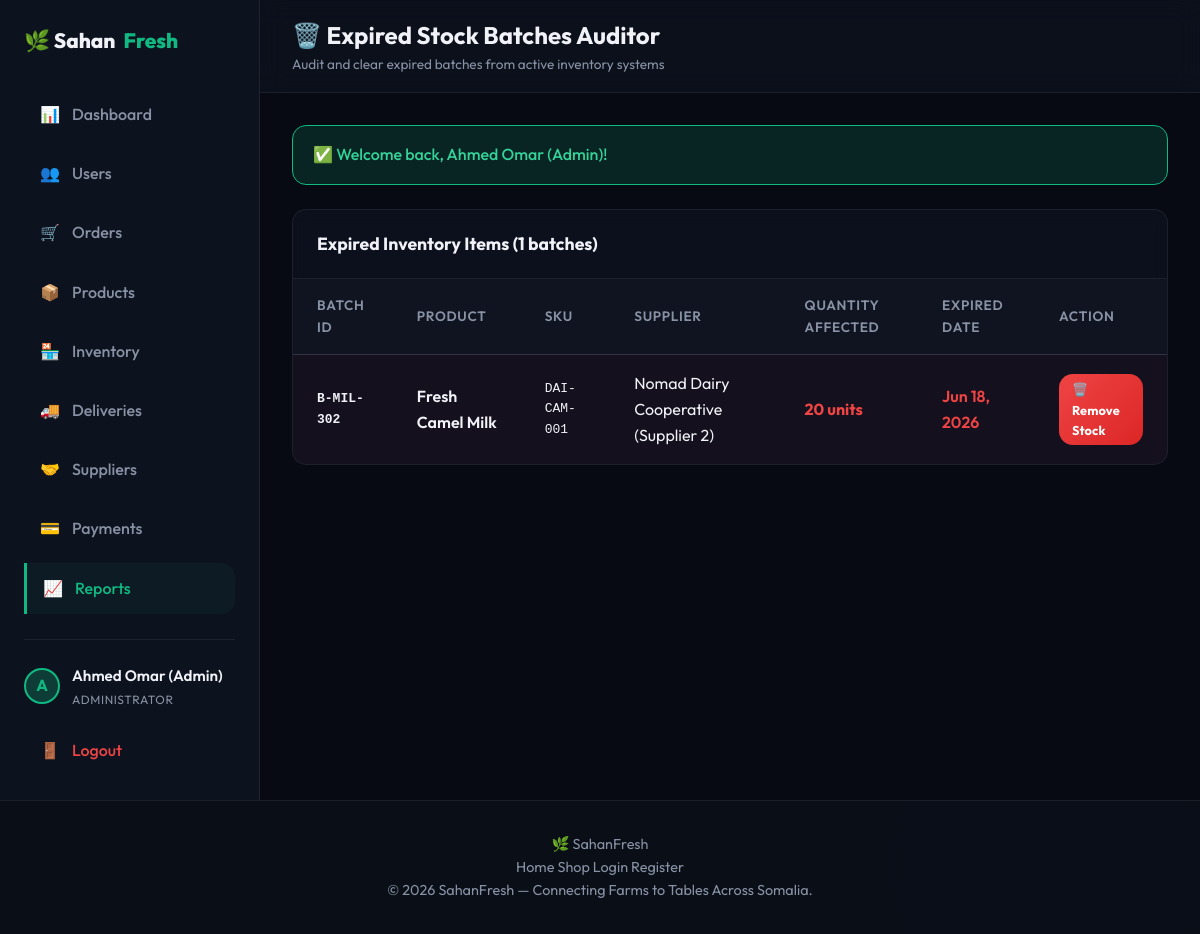
The app's page /reports/expired_products.php (signed in) with its own data.
### tables this page shows
CREATE TABLE IF NOT EXISTS `inventory_batches` (
  `id` INT AUTO_INCREMENT PRIMARY KEY,
  `product_id` INT NOT NULL,
  `batch_number` VARCHAR(50) NOT NULL,
  `quantity` INT NOT NULL DEFAULT 0,
  `expiry_date` DATE NOT NULL,
  `status` ENUM('active', 'expired', 'damaged') DEFAULT 'active',
  `notes` TEXT DEFAULT NULL,
  `created_at` TIMESTAMP DEFAULT CURRENT_TIMESTAMP,
  FOREIGN KEY (`product_id`) REFERENCES `products` (`id`) ON DELETE CASCADE
);

CREATE TABLE IF NOT EXISTS `products` (
  `id` INT AUTO_INCREMENT PRIMARY KEY,
  `category_id` INT NOT NULL,
  `supplier_id` INT DEFAULT NULL,
  `name` VARCHAR(150) NOT NULL,
  `description` TEXT DEFAULT NULL,
  `price` DECIMAL(10,2) NOT NULL,
  `sku` VARCHAR(50) NOT NULL UNIQUE,
  `image_url` VARCHAR(255) DEFAULT NULL,
  `created_at` TIMESTAMP DEFAULT CURRENT_TIMESTAMP,
  FOREIGN KEY (`category_id`) REFERENCES `categories` (`id`) ON DELETE CASCADE,
  FOREIGN KEY (`supplier_id`) REFERENCES `users` (`id`) ON DELETE SET NULL
);

CREATE TABLE IF NOT EXISTS `users` (
  `id` INT AUTO_INCREMENT PRIMARY KEY,
  `name` VARCHAR(100) NOT NULL,
  `email` VARCHAR(100) NOT NULL UNIQUE,
  `password` VARCHAR(255) NOT NULL,
  `role` ENUM('admin', 'supplier', 'customer', 'driver') NOT NULL,
  `phone` VARCHAR(20) DEFAULT NULL,
  `address` TEXT DEFAULT NULL,
  `created_at` TIMESTAMP DEFAULT CURRENT_TIMESTAMP,
  `updated_at` TIMESTAMP DEFAULT CURRENT_TIMESTAMP ON UPDATE CURRENT_TIMESTAMP
);

### config/session.php (called while the page is built, shortened)
<?php
function get_flash_message($type) {
    if (isset($_SESSION['flash'][$type])) {
        $msg = $_SESSION['flash'][$type];
        return $msg;
    }
    return null;
}
?>

### reports/expired_products.php (the view, shortened to what this page needs)
<?php
require_once __DIR__ . '/../config/database.php';
require_once __DIR__ . '/../config/session.php';
$expired = $conn->query("
    SELECT ib.*, p.name as product_name, p.sku, u.name as supplier_name
    FROM inventory_batches ib
    JOIN products p ON ib.product_id = p.id
    LEFT JOIN users u ON p.supplier_id = u.id
    WHERE ib.status = 'active' AND ib.expiry_date < NOW()
    ORDER BY ib.expiry_date ASC
")->fetchAll(PDO::FETCH_ASSOC);
include __DIR__ . '/../includes/header.php';
?>
<div class="dashboard-layout">
<?php include __DIR__ . '/../includes/sidebar.php'; ?>
<div class="dashboard-main">
<div class="dashboard-header">
    <div class="dashboard-title">
        <h2>🗑️ Expired Stock Batches Auditor</h2>
        <p>Audit and clear expired batches from active inventory systems</p>
    </div>
</div>
<div class="dashboard-content">
    <?php if ($msg = get_flash_message('success')): ?>
    <div class="alert alert-success">✅ <?php echo htmlspecialchars($msg); ?></div>
    <?php endif; ?>
    <div class="table-container">
        <div class="table-header-bar">
            <div class="table-title">Expired Inventory Items (<?php echo count($expired); ?> batches)</div>
        </div>
        <table class="admin-table">
            <thead>
                <tr>
                    <th>Batch ID</th>
                    <th>Product</th>
                    <th>SKU</th>
                    <th>Supplier</th>
                    <th>Quantity Affected</th>
                    <th>Expired Date</th>
                    <th>Action</th>
                </tr>
            </thead>
            <tbody>
                <?php foreach ($expired as $row): ?>
                <tr style="background: rgba(239, 68, 68, 0.04);">
                    <td style="font-family:monospace; font-weight:600;"><?php echo htmlspecialchars($row['batch_number']); ?></td>
                    <td style="font-weight:600;"><?php echo htmlspecialchars($row['product_name']); ?></td>
                    <td style="font-family:monospace;"><?php echo htmlspecialchars($row['sku']); ?></td>
                    <td><?php echo htmlspecialchars($row['supplier_name'] ?? '—'); ?></td>
                    <td style="font-weight:700; color:var(--danger);"><?php echo $row['quantity']; ?> units</td>
                    <td style="color:var(--danger); font-weight:600;"><?php echo date('M j, Y', strtotime($row['expiry_date'])); ?></td>
                    <td>
                        <a href="<?php echo BASE_URL; ?>inventory/damaged.php?flag=<?php echo $row['id']; ?>" class="btn btn-danger" style="font-size:0.8rem; padding:0.3rem 0.8rem;" data-confirm="Remove this expired batch from inventory?">🗑️ Remove Stock</a>
                    </td>
                </tr>
                <?php endforeach; ?>
            </tbody>
        </table>
    </div>
</div>
</div>
</div>
<?php include __DIR__ . '/../includes/footer.php'; ?>

### assets/css/style.css (style rules this page uses)
:root { --bg-main: #07090f; --bg-card: rgba(13, 18, 32, 0.8); --bg-header: rgba(7, 9, 15, 0.7); --border-color: rgba(255, 255, 255, 0.07); --primary: #10b981; --primary-hover: #059669; --primary-glow: rgba(16, 185, 129, 0.25); --accent: #6366f1; --accent-glow: rgba(99, 102, 241, 0.2); --danger: #ef4444; --warning: #f59e0b; --info: #0ea5e9; --text-main: #f0f2f7; --text-muted: #8892a4; --text-dark: #111827; --font-sans: 'Outfit', -apple-system, BlinkMacSystemFont, "Segoe UI", Roboto, sans-serif; --transition: all 0.3s cubic-bezier(0.4, 0, 0.2, 1); --radius: 14px; --radius-sm: 8px; }
* { margin: 0; padding: 0; box-sizing: border-box; }
body { font-family: var(--font-sans); background-color: var(--bg-main); color: var(--text-main); line-height: 1.6; min-height: 100vh; display: flex; flex-direction: column; overflow-x: hidden; }
body::before { content: ''; position: fixed; top: -20%; left: -15%; width: 55%; height: 55%; background: radial-gradient(circle, rgba(16, 185, 129, 0.04) 0%, transparent 70%); z-index: -1; pointer-events: none; }
body::after { content: ''; position: fixed; bottom: -20%; right: -15%; width: 55%; height: 55%; background: radial-gradient(circle, rgba(99, 102, 241, 0.04) 0%, transparent 70%); z-index: -1; pointer-events: none; }
a { color: inherit; text-decoration: none; transition: var(--transition); }
.btn { display: inline-flex; align-items: center; justify-content: center; padding: 0.65rem 1.3rem; font-weight: 700; border-radius: var(--radius); transition: var(--transition); cursor: pointer; font-size: 0.9rem; border: none; gap: 0.5rem; letter-spacing: .01em; font-family: var(--font-sans); }
.btn-danger { background: linear-gradient(135deg, #ef4444, #dc2626); color: white; }
.alert { padding: 1rem 1.25rem; border-radius: var(--radius); margin-bottom: 1.5rem; font-weight: 500; display: flex; align-items: center; gap: 0.75rem; }
.alert-success { background-color: rgba(16, 185, 129, 0.15); border: 1px solid var(--primary); color: #34d399; }

### assets/css/admin.css (style rules this page uses)
.dashboard-layout { display: flex; min-height: 100vh; width: 100%; }
.dashboard-main { flex-grow: 1; display: flex; flex-direction: column; background-color: #070a13; overflow-y: auto; }
.dashboard-header { background-color: rgba(13, 18, 31, 0.8); backdrop-filter: blur(12px); border-bottom: 1px solid var(--border-color); padding: 1rem 2rem; display: flex; justify-content: space-between; align-items: center; position: sticky; top: 0; z-index: 90; }
.dashboard-title h2 { font-size: 1.5rem; font-weight: 700; }
.dashboard-title p { font-size: 0.85rem; color: var(--text-muted); }
.dashboard-content { padding: 2rem; max-width: 1400px; width: 100%; margin: 0 auto; }
.table-container { background: var(--bg-card); border: 1px solid var(--border-color); border-radius: var(--radius); overflow: hidden; margin-bottom: 2rem; backdrop-filter: blur(8px); }
.table-header-bar { padding: 1.25rem 1.5rem; border-bottom: 1px solid var(--border-color); display: flex; justify-content: space-between; align-items: center; flex-wrap: wrap; gap: 1rem; }
.table-title { font-size: 1.1rem; font-weight: 700; }
.admin-table { width: 100%; border-collapse: collapse; text-align: left; }
.admin-table th, .admin-table td { padding: 1rem 1.5rem; border-bottom: 1px solid var(--border-color); }
.admin-table th { background-color: rgba(255, 255, 255, 0.02); color: var(--text-muted); font-size: 0.85rem; font-weight: 600; text-transform: uppercase; letter-spacing: 0.05em; }
.admin-table tr:last-child td { border-bottom: none; }

### records on screen
inventory_batches: batch_number "B-MIL-302", product.name "Fresh Camel Milk", product.sku "DAI-CAM-001", users.name "Nomad Dairy Cooperative (Supplier 2)", quantity "20", expiry_date "Jun 18, 2026"

### other values on screen
$item['icon'] "📊"
$item['label'] "Dashboard"
$item['icon'] "👥"
$item['label'] "Users"
$item['icon'] "🛒"
$item['label'] "Orders"
$item['icon'] "📦"
$item['label'] "Products"
$item['icon'] "🏪"
$item['label'] "Inventory"
$item['icon'] "🚚"
$item['label'] "Deliveries"
$item['icon'] "🤝"
$item['label'] "Suppliers"
$item['icon'] "💳"
